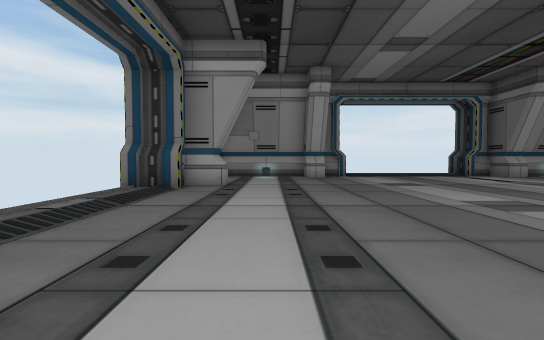
[1] (above)

16 first-person views from a walk through a Unity game level. The camera is 1.5 m above the floor, tilts 2° down and sees 85° across. The floor is counted in squares, 2 m on a side. Each view is taken from the middle of a square. On the plan, view 1 faces up. The plan holds only what a view shows up to about 10 squares ahead; the rest is blank. The player is left out. Some animated figures are left out.

[2]
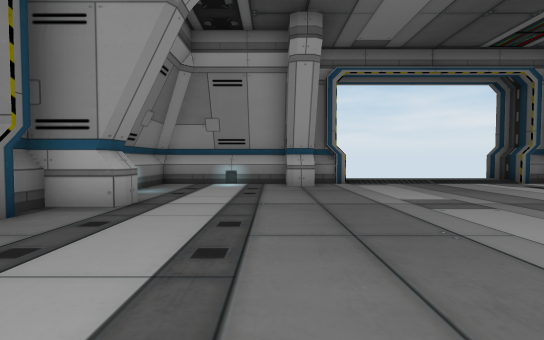

[3]
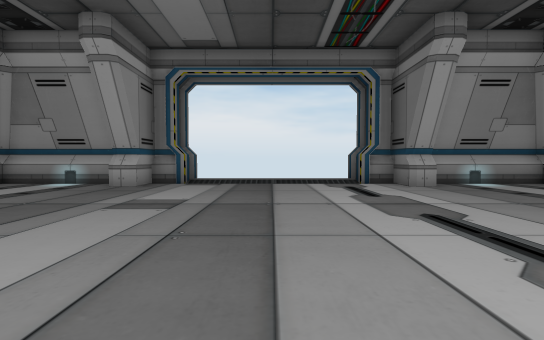

[4]
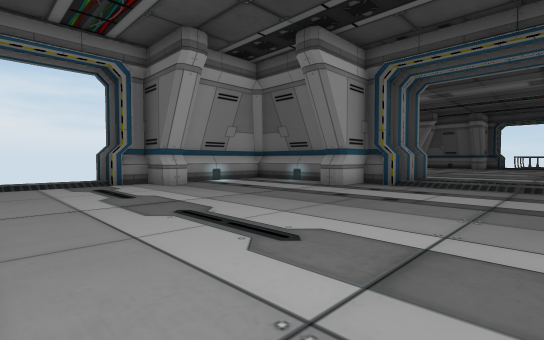

[5]
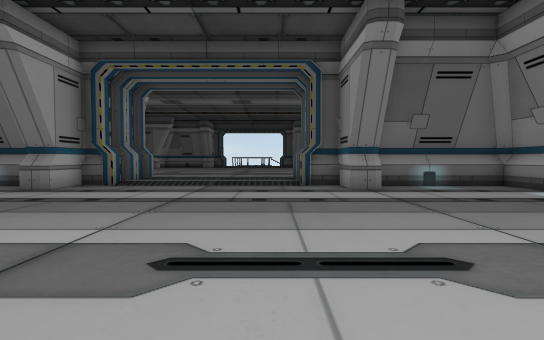

[6]
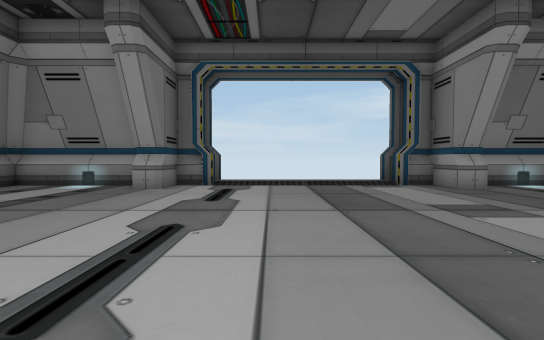

[7]
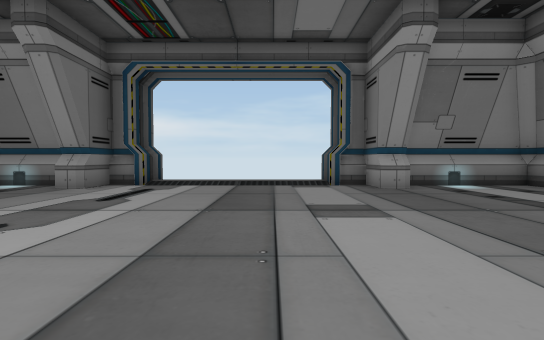

[8]
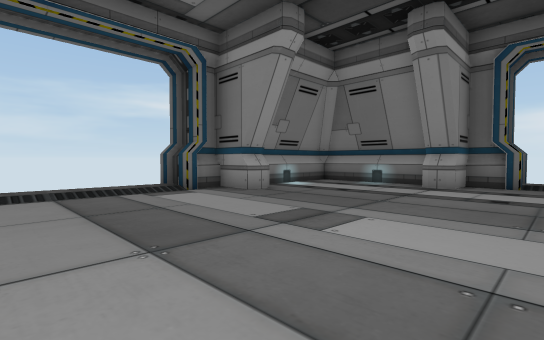

[9]
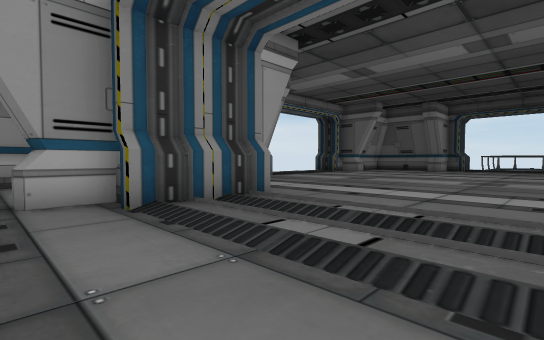

[10]
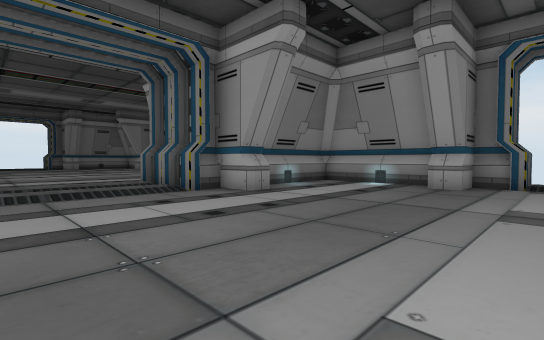

[11]
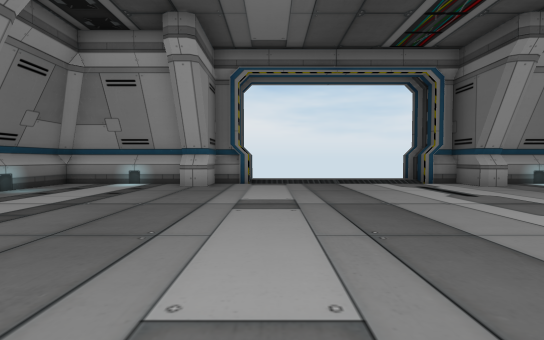

[12]
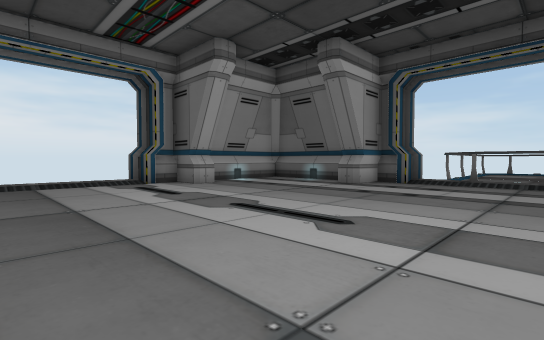

[13]
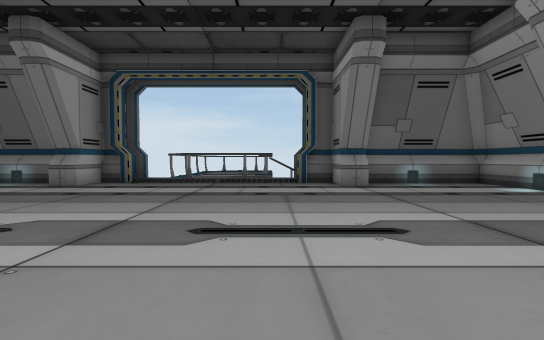

[14]
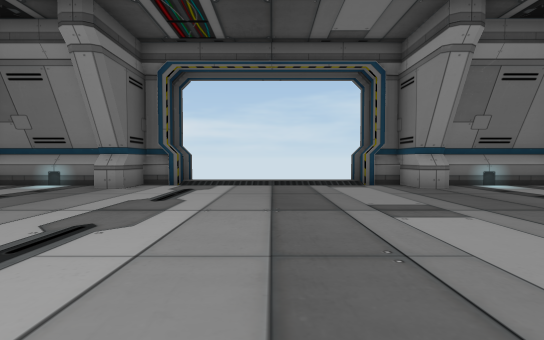

[15]
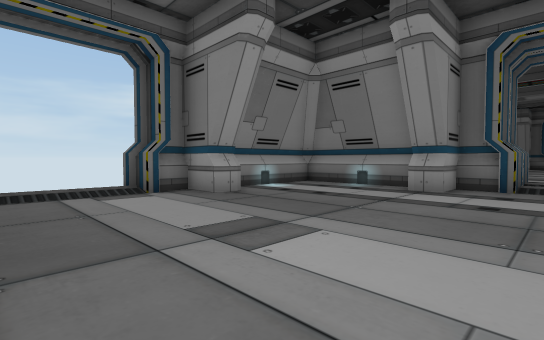

[16]
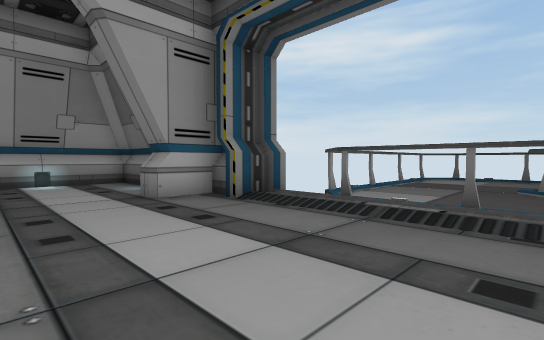

### Floor plan
Key: @ floor where view 1 was taken; # wall or solid block; . main floor; : floor 0.25 m higher than the main floor; - floor 0.25 m lower than the main floor; / step, stairs or slope.
Columns run from 4 left of view 1 to 39 right of it. Each row starts with its distance up from view 1.
 15              #             #
 14  #######.....####### #######.....#######
 13  #....#.......#....# #....#.......#....#
 12  #.................# #.................#
 11  #.................# #.................#
 10  #.................# #.................#
  9  ##...............#####...............##
  8 ##.................###.................##
  7  ..................//..................:...#
  6  ..................//..................:#--
  5  ..................//..................://-
  4  ..................//..................:#
  3  ..................//..................:
  2 ##.................###.................#
  1  ##...............#####...............##
  0  #..@..............# #.................#
 -1  #.................# #.................#
 -2  #.................# #.................#
 -3  #....#.......#....# #....#.......#....#
 -4  #######/////####### #######/////#######
 -5        #/////#             #/////#

Where each view was taken, in squares from view 1:
view 1: 0 up, 0 right, facing up
view 2: 4 up, 1 right, facing up
view 3: 4 up, 6 right, facing up
view 4: 4 up, 6 right, facing up-right
view 5: 3 up, 6 right, facing right
view 6: 5 up, 7 right, facing down
view 7: 5 up, 5 right, facing down
view 8: 3 up, 7 right, facing down-left
view 9: 3 up, 13 right, facing up-right
view 10: 4 up, 24 right, facing up-left
view 11: 4 up, 24 right, facing up
view 12: 4 up, 25 right, facing up-right
view 13: 3 up, 25 right, facing right
view 14: 5 up, 26 right, facing down
view 15: 3 up, 26 right, facing down-left
view 16: 3 up, 31 right, facing up-right
